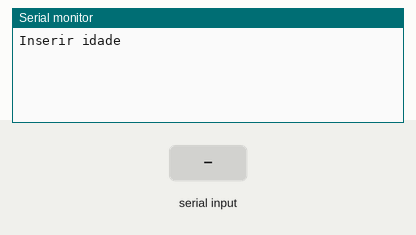
Bench run of a sketch on a simulated Arduino Uno, built with avr-gcc and run on an emulated ATmega328P. On the bench: the last lines printed to the serial monitor. The test bench sets the inputs (shaded band).

Above: at 1.2 s.
1.3 s: "90,45\n" received over Serial
At 2.1 s:
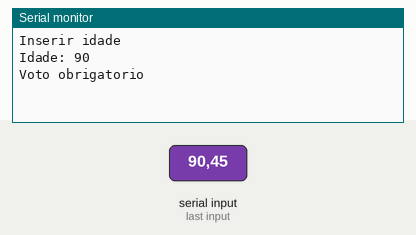
2.8 s: "30,150\n" received over Serial
At 4.1 s:
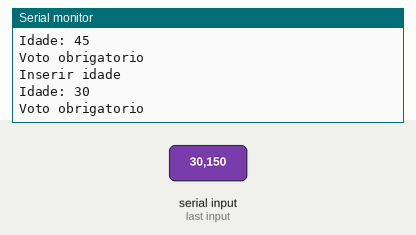
Timing chart, 0 to 5.8 s (numbered marks = the images above; inputs shaded):
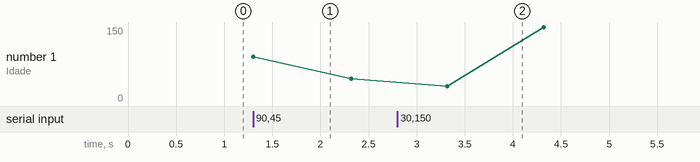

Measured:
- after the input at 1.3 s, the serial monitor: prints a new line at once (image 1)
- after the input at 2.8 s, the serial monitor: prints a new line after 0.52 s (image 2)

The sketch:

ex00_if_simples1.ino
```cpp
// C++ code
// Variáveis


int Idade = 15;


void setup()
{ Serial.begin(9600); }


void loop()
{

  Serial.println("Inserir idade");
  while ( !Serial.available() );
  Idade = Serial.parseInt();


  Serial.println ("Idade: " + String(Idade));

  if (Idade >= 16 ){ // Se retornar verdadeiro - losango sim
    Serial.println("Voto obrigatorio"); }

  else{ //Falso - losango não
    Serial.println("Sem idade para votar");}

   Serial.println ();


 delay(1000);}
```
